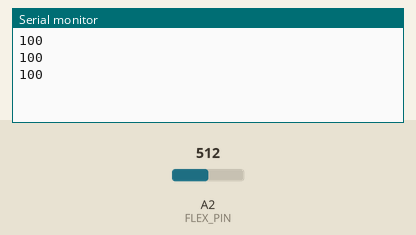
This sketch was run on a simulated Arduino Uno, built with avr-gcc and run on an emulated ATmega328P. Parts: the last lines printed to the serial monitor. Inputs (shaded band) come from the test bench; at power-on: A2 (FLEX_PIN) = 512.

Above: at 1.2 s.
1.3 s: A2 (FLEX_PIN) set to 716
At 1.9 s:
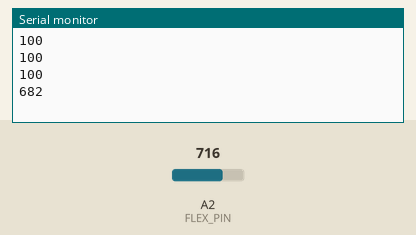
2.8 s: A2 (FLEX_PIN) set to 900
At 3.5 s:
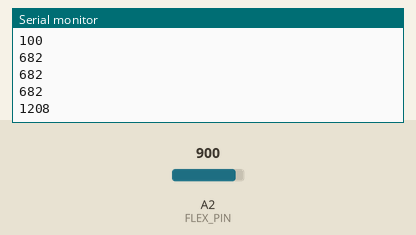
Timing chart, 0 to 5.8 s (numbered marks = the images above; inputs shaded):
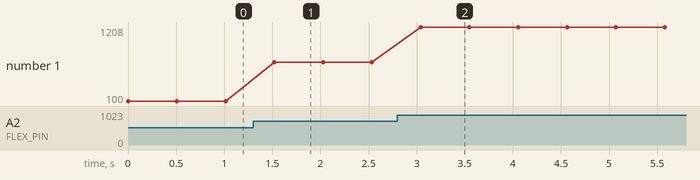

Measured:
- after the input at 1.3 s, the serial monitor: prints a new line after 0.22 s (image 1)
- after the input at 2.8 s, the serial monitor: prints a new line after 0.24 s (image 2)
- plotted number 1: 100 → 682 after the input at 1.3 s, 682 → 1208 after the input at 2.8 s

The sketch:

LiftSAFE_arduino.ino
```cpp
#include <SoftwareSerial.h>

const int FLEX_PIN = A2; // Pin connected to voltage divider output

//Flex sensor constants
//const float VCC = 3.7; // (XBee) Measured voltage of Ardunio 5V line
//const float VCC = 5.0;
//const float R_DIV = 10000.0; // Measured resistance of 25k resistors (R2)


//Noise smoothing constants begin here.
const int numReadings = 10;

int readings[numReadings];      // the readings from the analog input
int readIndex = 0;              // the index of the current reading
int total = 0; // the running total
bool start = true;
int average = 0;
int endIndex = 10;
int StartPos = 0;
int MapStart = 0;
//SoftwareSerial XBee(11, 10);

void setup()
{
// XBee.begin(9600);
  Serial.begin(9600);
  pinMode(FLEX_PIN, INPUT);
  for (int thisReading = 0; thisReading < numReadings; thisReading++) {
    readings[thisReading] = 0;
  }
}

void loop()
{

  for (int i = 0; i < endIndex; i++) {
    // subtract the last reading:
    total = total - readings[readIndex];
    // read from the sensor:
    readings[readIndex] = analogRead(FLEX_PIN);
    //Serial.println("Readings: " + String(readings[readIndex]));
    // add the reading to the total:
    total = total + readings[readIndex];
    // advance to the next position in the array:
    readIndex = readIndex + 1;

    // if we're at the end of the array...
    if (readIndex >= numReadings) {
      // ...wrap around to the beginning:
      readIndex = 0;
    }
  }
  // Calculate the average:
  average = total / numReadings;
  if(start){
    StartPos = average;
    MapStart = StartPos - 35;
  }
  start = false;
  // Expand range
  int MapValue = map(average, MapStart, StartPos, 0, 100);

  //Serial.print("Average");
  //Serial.print(average);
  //Serial.print("Value: ");
  Serial.println(MapValue);


// Threshhold Static
//  if ((MapValue >= 90)) {
//    Serial.print(",GREEN.");
////    }else if ((average < StartPos - 10) && average >= StartPos - 20){
////      Serial.println("YELLOW");
//  } else {
//        Serial.print(",RED.");
//  }

  Serial.flush();
  delay(500);
}
```
